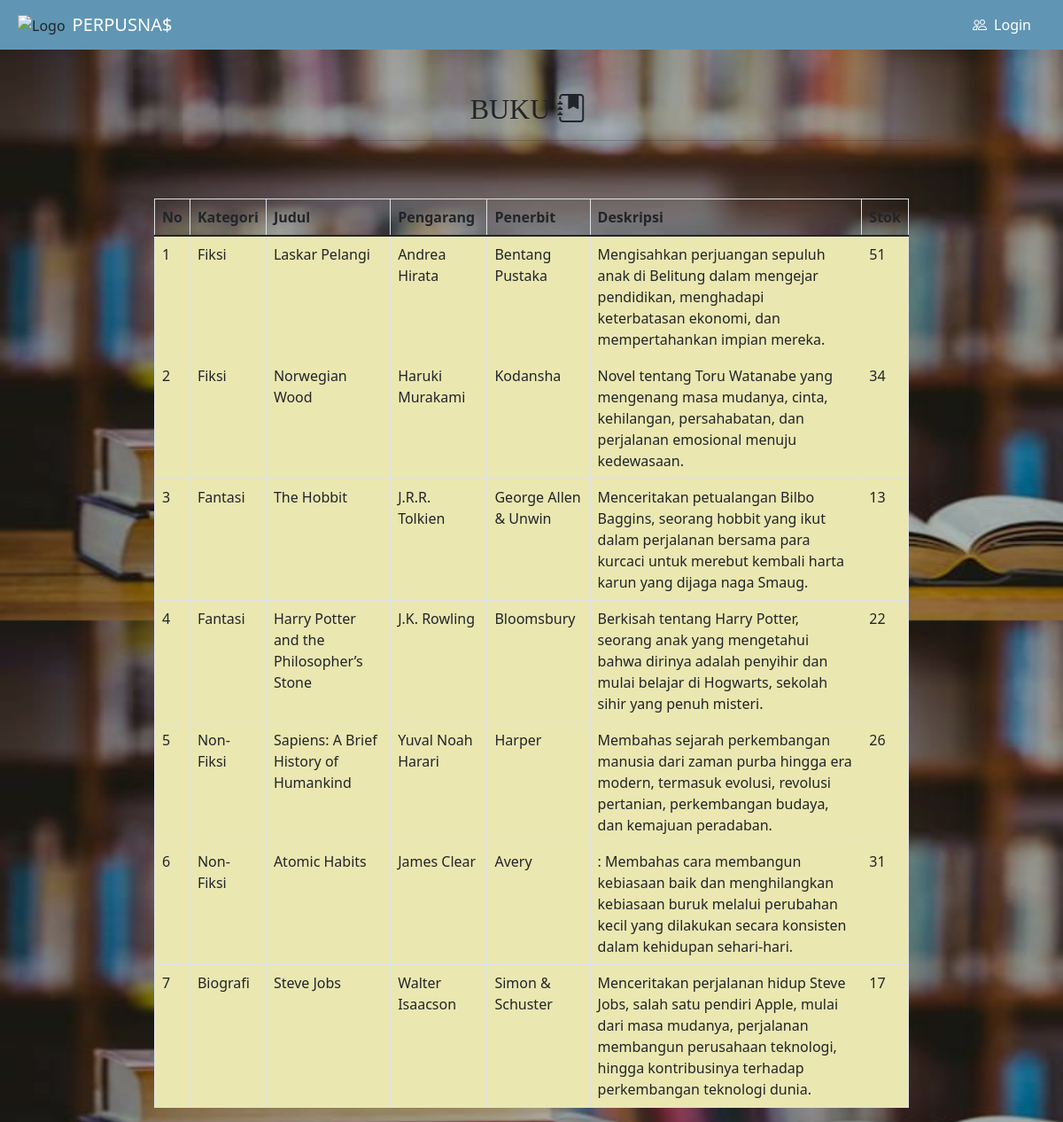
/anggota.php, run on the app's committed database.
### tables this page shows
CREATE TABLE `t_buku` (
  `f_id` int(11) NOT NULL,
  `f_idkategori` int(11) NOT NULL,
  `f_judul` varchar(200) NOT NULL,
  `f_pengarang` varchar(200) NOT NULL,
  `f_penerbit` varchar(200) NOT NULL,
  `f_deskripsi` varchar(700) NOT NULL,
  `created_at` timestamp NOT NULL DEFAULT current_timestamp(),
  `updated_at` timestamp NOT NULL DEFAULT current_timestamp() ON UPDATE current_timestamp()
);

CREATE TABLE `t_kategori` (
  `f_id` int(11) NOT NULL,
  `f_kategori` varchar(200) NOT NULL,
  `created_at` timestamp NOT NULL DEFAULT current_timestamp(),
  `updated_at` timestamp NOT NULL DEFAULT current_timestamp() ON UPDATE current_timestamp()
);

### dbcontroller.php (called while the page is built, shortened)
<?php class dbcontroller
{
    private $host = "127.0.0.1";
    private $user = "root";
    private $password = "";
    private $database = "perpus";
    private $koneksi;
    public function __construct()
    {
        $this->koneksi = $this->koneksiDB();
    }
    public function koneksiDB()
    {
        $koneksi = mysqli_connect($this->host, $this->user, $this->password, $this->database);
        return $koneksi;
    }
    public function getALL($sql)
    {
        $result = mysqli_query($this->koneksi, $sql);
        $data = [];
        while ($row = mysqli_fetch_assoc($result)) {
            $data[] = $row;
        }
        return $data;
    }
    public function rowCOUNT($sql)
    {
        $result = mysqli_query($this->koneksi, $sql);
        $count = mysqli_num_rows($result);
        return $count;
    }
}

### home/daftarbuku.php (the view)
<?php
$sql = "SELECT DISTINCT t_buku.f_id as f_id, f_judul, f_kategori, f_pengarang, f_penerbit, f_deskripsi FROM t_buku
INNER JOIN t_kategori ON t_buku.f_idkategori=t_kategori.f_id
LEFT JOIN t_detailbuku ON t_buku.f_id=t_detailbuku.f_idbuku WHERE f_status='Tersedia'";
$row = $db->getALL($sql);
$no = 1;
?>
<strong>
    <center>
        <h2 style="font-family:Georgia, 'Times New Roman', Times, serif;">BUKU<i class="bi bi-journal-bookmark-fill mx-2"></i></h2>
        <hr>
        <hr>
    </center>
</strong>
<div class="mt-5">
    <div class="container">
        <table class="table table-bordered w-80">
            <thead>
                <tr>
                    <th>No</th>
                    <th>Kategori</th>
                    <th>Judul</th>
                    <th>Pengarang</th>
                    <th>Penerbit</th>
                    <th>Deskripsi</th>
                    <th>Stok</th>
                </tr>
            </thead>
            <tbody class="warna1">
                <?php if (!empty($row)) { ?>
                    <?php foreach ($row as $r) : ?>
                        <tr>
                            <td><?php echo $no++ ?></td>
                            <td><?php echo $r['f_kategori'] ?></td>
                            <td><?php echo $r['f_judul'] ?></td>
                            <td><?php echo $r['f_pengarang'] ?></td>
                            <td><?php echo $r['f_penerbit'] ?></td>
                            <td><?php echo $r['f_deskripsi'] ?></td>
                            <td><?php
                                $eksemplar = $db->rowCOUNT("SELECT * FROM t_detailbuku WHERE f_status='tersedia' AND
                    f_idbuku = " . $r['f_id'] . "");
                                echo $eksemplar;
                                ?></td>
                        </tr>
                    <?php endforeach ?>
                <?php } ?>
            </tbody>
        </table>
    </div>
</div>

### anggota.php (style rules this page uses)
.bg { background-color: #fff8f2; }
.warna1 { background-color: #EAE7B1; }

### data on the page
t_buku: f_idkategori.f_kategori "Fiksi", f_judul "Laskar Pelangi", f_pengarang "Andrea Hirata", f_penerbit "Bentang Pustaka", f_deskripsi "Mengisahkan perjuangan sepuluh anak di Belitung dalam mengejar pendidikan, menghadapi keterbatasan ekonomi, dan mempertahankan impian mereka.", eksemplar "51"
t_buku: f_idkategori.f_kategori "Fiksi", f_judul "Norwegian Wood", f_pengarang "Haruki Murakami", f_penerbit "Kodansha", f_deskripsi "Novel tentang Toru Watanabe yang mengenang masa mudanya, cinta, kehilangan, persahabatan, dan perjalanan emosional menuju kedewasaan.", eksemplar "34"
t_buku: f_idkategori.f_kategori "Fantasi", f_judul "The Hobbit", f_pengarang "J.R.R. Tolkien", f_penerbit "George Allen & Unwin", f_deskripsi "Menceritakan petualangan Bilbo Baggins, seorang hobbit yang ikut dalam perjalanan bersama para kurcaci untuk merebut kembali harta karun yang dijaga naga Smaug.", eksemplar "13"
t_buku: f_idkategori.f_kategori "Fantasi", f_judul "Harry Potter and the Philosopher’s Stone", f_pengarang "J.K. Rowling", f_penerbit "Bloomsbury", f_deskripsi "Berkisah tentang Harry Potter, seorang anak yang mengetahui bahwa dirinya adalah penyihir dan mulai belajar di Hogwarts, sekolah sihir yang penuh misteri.", eksemplar "22"
t_buku: f_idkategori.f_kategori "Non-Fiksi", f_judul "Sapiens: A Brief History of Humankind", f_pengarang "Yuval Noah Harari", f_penerbit "Harper", f_deskripsi "Membahas sejarah perkembangan manusia dari zaman purba hingga era modern, termasuk evolusi, revolusi pertanian, perkembangan budaya, dan kemajuan peradaban.", eksemplar "26"
t_buku: f_idkategori.f_kategori "Non-Fiksi", f_judul "Atomic Habits", f_pengarang "James Clear", f_penerbit "Avery", f_deskripsi ": Membahas cara membangun kebiasaan baik dan menghilangkan kebiasaan buruk melalui perubahan kecil yang dilakukan secara konsisten dalam kehidupan sehari-hari.", eksemplar "31"
t_buku: f_idkategori.f_kategori "Biografi", f_judul "Steve Jobs", f_pengarang "Walter Isaacson", f_penerbit "Simon & Schuster", f_deskripsi "Menceritakan perjalanan hidup Steve Jobs, salah satu pendiri Apple, mulai dari masa mudanya, perjalanan membangun perusahaan teknologi, hingga kontribusinya terhadap perkembangan teknologi dunia.", eksemplar "17"
